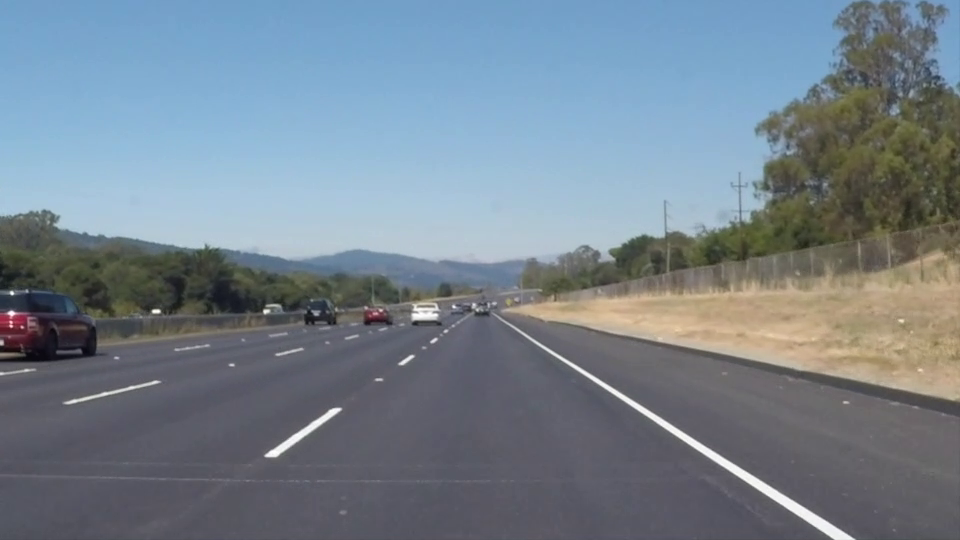
#> input picture frame 22 of solidWhiteRight.mp4, 960 x 540 px
$ python lane_detection.py
#> lines starting #> are read from the running program, lines starting #| are printed output that depends on the picture; after the words box and inside, x2 and y2 are one past the last pixel; in counts of white or black regions, pixels touching at a corner belong together
import cv2
import numpy as np

def region_of_interest(img, vertices):
    mask = np.zeros_like(img)
    cv2.fillPoly(mask, vertices, 255)
    masked = cv2.bitwise_and(img, mask)
    return masked

def draw_lines(img, lines):
    for line in lines:
        x1, y1, x2, y2 = line[0]
        cv2.line(img, (x1, y1), (x2, y2), (0,255,0), 5)

cap = cv2.VideoCapture("solidWhiteRight.mp4")

while cap.isOpened():
    ret, frame = cap.read()
#> frame is the input picture: shape (540, 960, 3); mean B, G, R 141.9, 130.7, 117.7
    if not ret:
        break

    gray = cv2.cvtColor(frame, cv2.COLOR_BGR2GRAY)
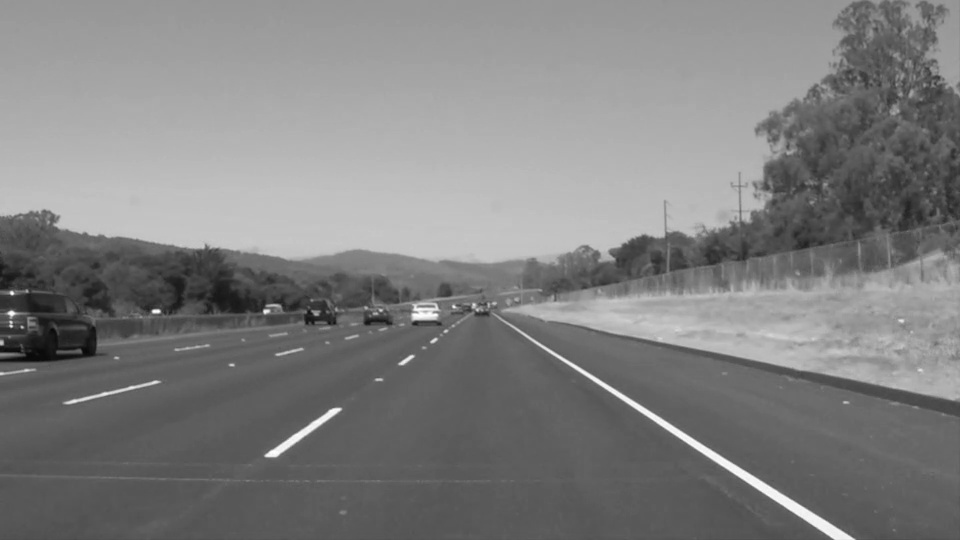
#> gray: shape (540, 960); min 6, max 255, mean 128
    blur = cv2.GaussianBlur(gray, (5, 5), 0)
    edges = cv2.Canny(blur, 50, 150)
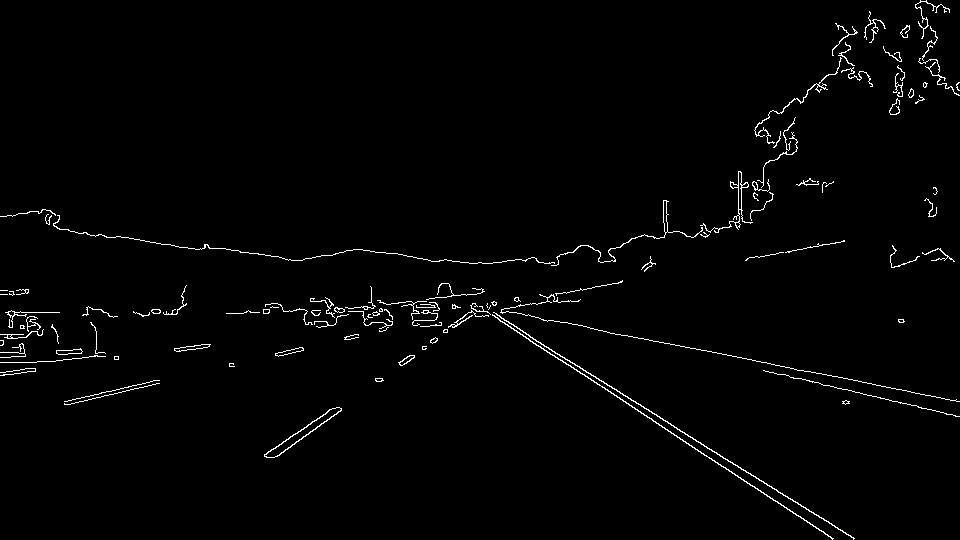
#> edges: shape (540, 960); 1.6% white in thin lines or dots

    height = frame.shape[0]
#> height = 540
    width = frame.shape[1]
#> width = 960
    roi_vertices = [(0, height), (width/2, height/2), (width, height)]
#> roi_vertices = [(0, 540), (480, 270), (960, 540)]
    cropped = region_of_interest(edges, np.array([roi_vertices], np.int32))
#> in region_of_interest, `cv2.fillPoly(mask, vertices, 255)`:
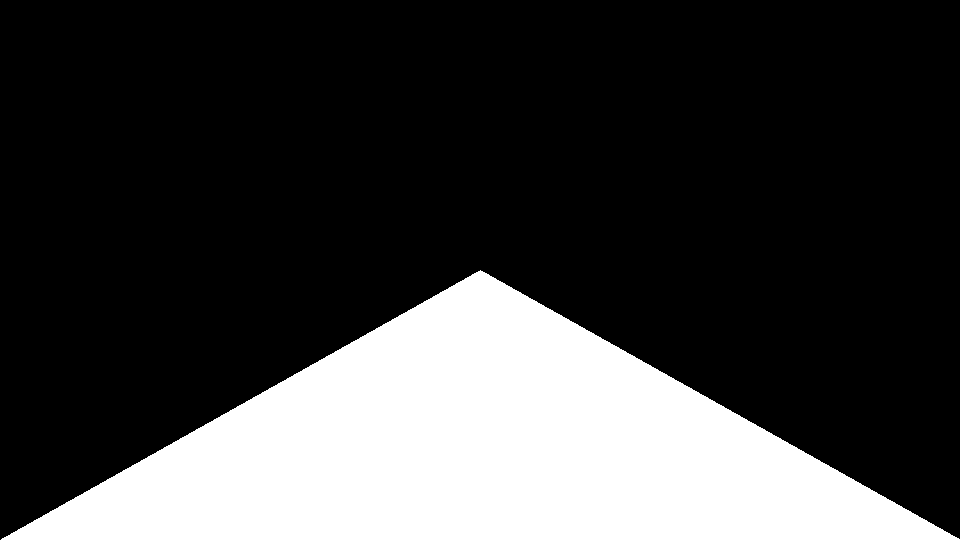
#> mask: shape (540, 960); 25% white; 1 white region, box (x1, y1, x2, y2) and area: (1, 270, 960, 540) 129810
#> in region_of_interest, `masked = cv2.bitwise_and(img, mask)`:
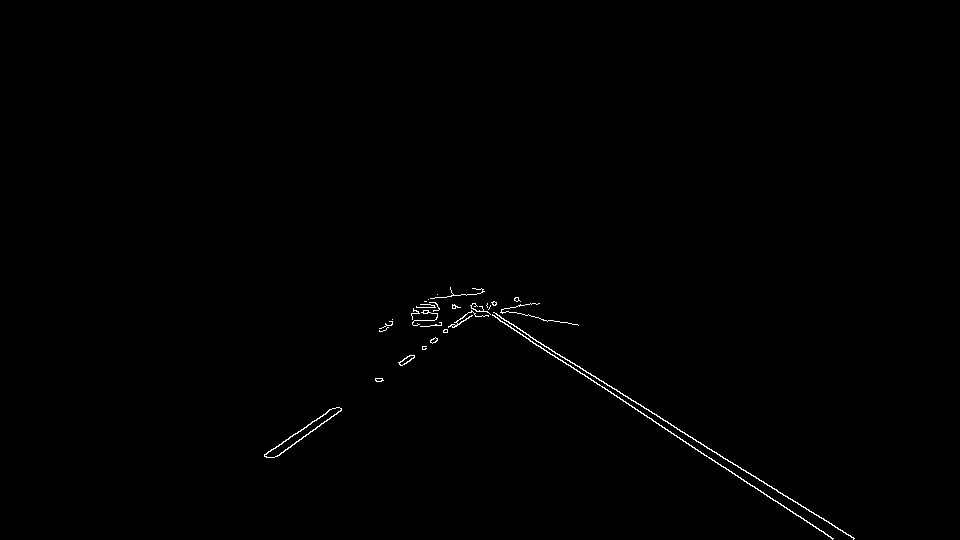
#> masked: shape (540, 960); 0.42% white in thin lines or dots, all inside (x1, y1, x2, y2) = (264, 287, 855, 540)

    lines = cv2.HoughLinesP(cropped, 1, np.pi/180, 50, maxLineGap=100)
#> lines = [[462, 294, 853, 538], [450, 288, 823, 531], [450, 289, 833, 538], [277, 456, 487, 304], [264, 454, 476, 311], [474, 303, 655, 421], [274, 457, 476, 310], [264, 456, 474, 309], [465, 294, 519, 328]]
    if lines is not None:
        draw_lines(frame, lines)
#> the loop in draw_lines, `for line in lines:` made 9 passes

    cv2.imshow("Lane Detection", frame)
    if cv2.waitKey(25) & 0xFF == ord('q'):
#> (key q is pressed here)
        break

cap.release()
cv2.destroyAllWindows()

$ run again, starting later in the video
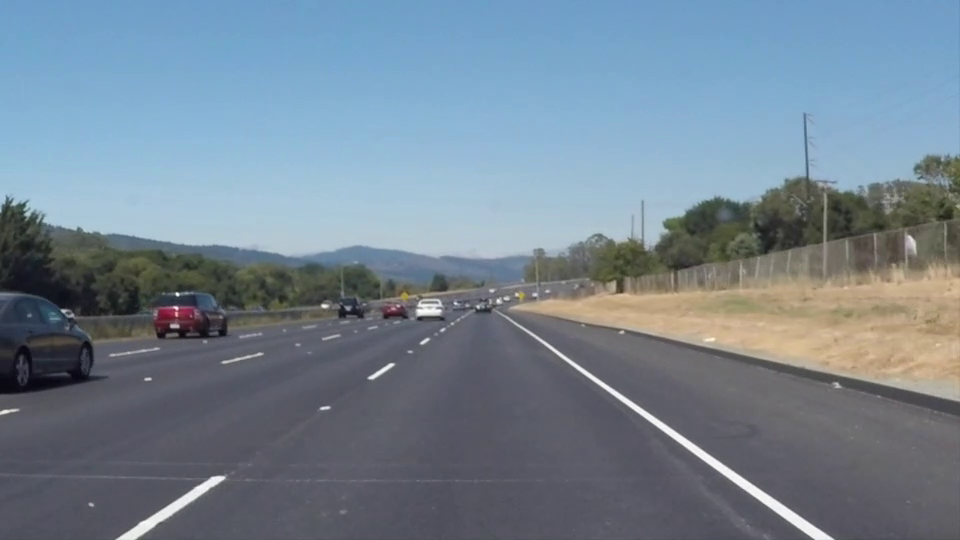
#> input picture frame 99 of solidWhiteRight.mp4, 960 x 540 px
#> frame is the input picture: shape (540, 960, 3); mean B, G, R 146, 132.3, 116.7
#> `edges = cv2.Canny(blur, 50, 150)`:
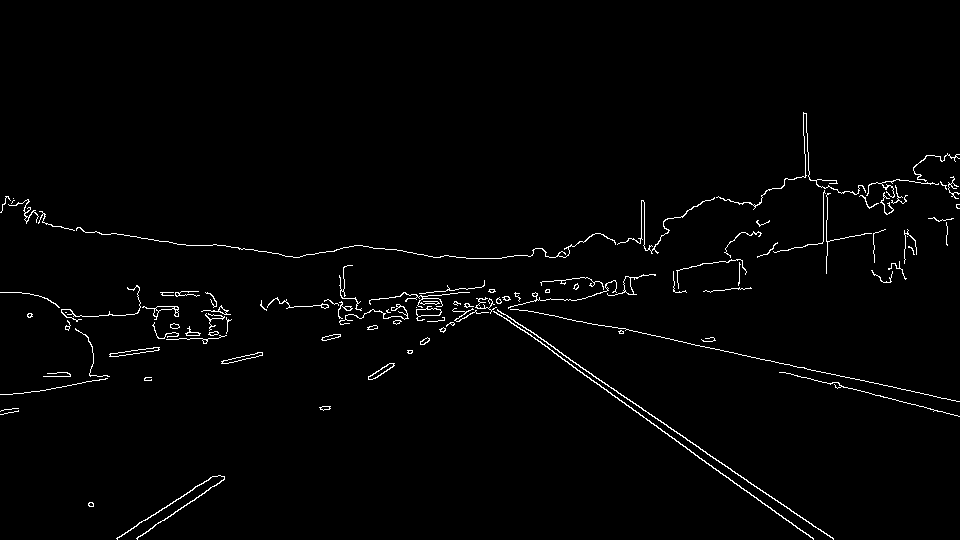
#> edges: shape (540, 960); 1.6% white in thin lines or dots, all inside (x1, y1, x2, y2) = (0, 112, 960, 540)
#> mask: shape (540, 960); 25% white; 1 white region, box (x1, y1, x2, y2) and area: (1, 270, 960, 540) 129810
#> masked: shape (540, 960); 0.45% white in thin lines or dots, all inside (x1, y1, x2, y2) = (88, 280, 834, 540)
#> lines = 15 rows, first 6: [480, 298, 803, 532], [463, 288, 833, 538], [327, 409, 490, 299], [116, 538, 212, 476], [460, 288, 547, 347], [137, 538, 493, 289]
#> the loop in draw_lines, `for line in lines:` made 15 passes
#> after the loop in draw_lines, `for line in lines:`:
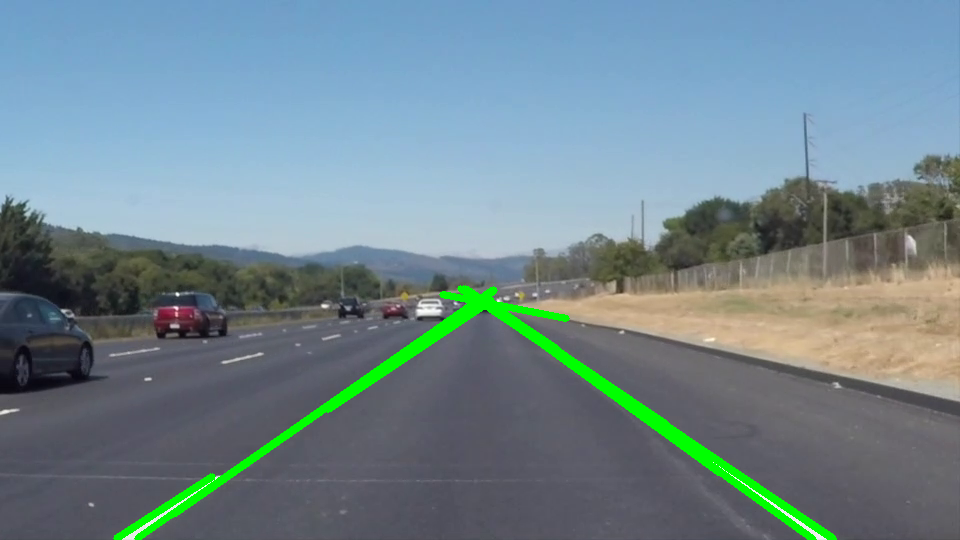
#> img: shape (540, 960, 3); mean B, G, R 142.7, 135, 113.6

$ run again, starting later in the video
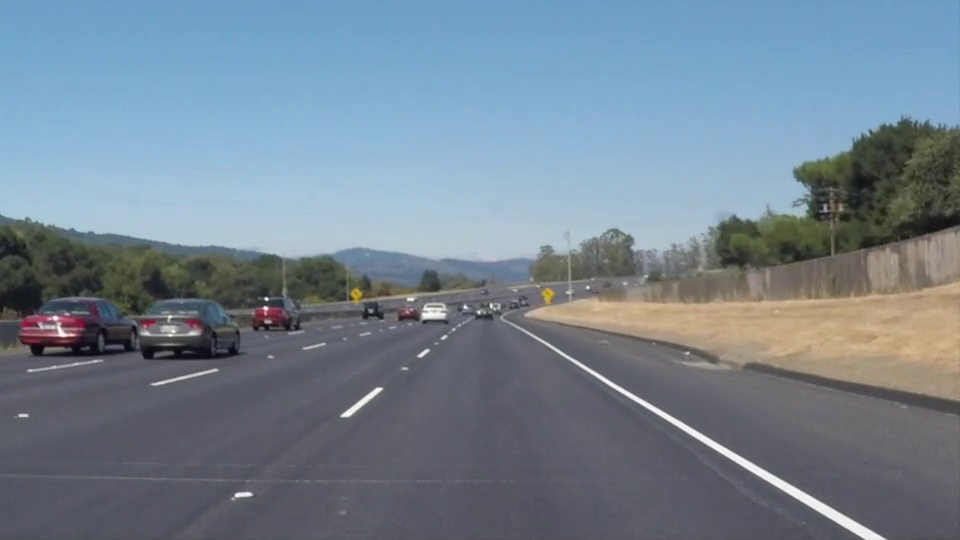
#> input picture frame 176 of solidWhiteRight.mp4, 960 x 540 px
#> frame is the input picture: shape (540, 960, 3); mean B, G, R 145.2, 131.6, 116.5
#> `edges = cv2.Canny(blur, 50, 150)`:
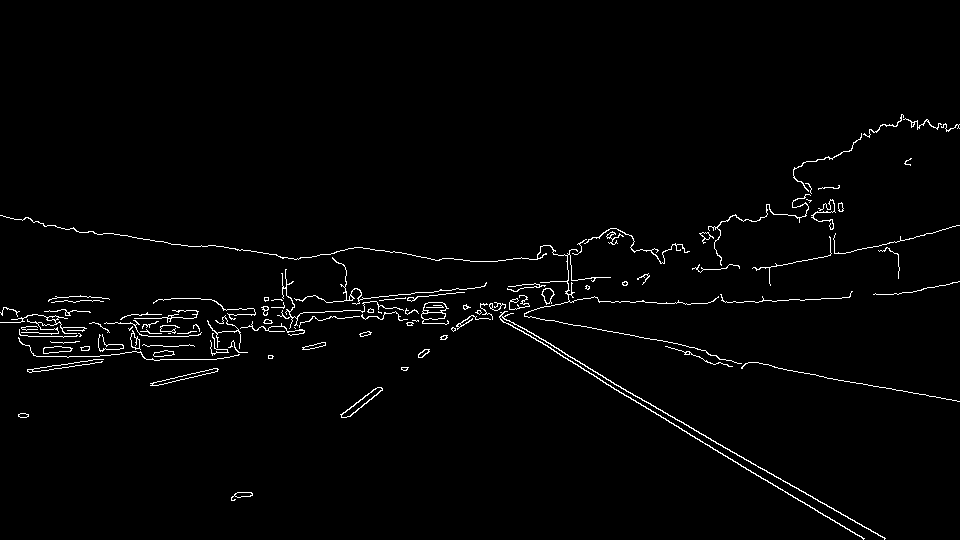
#> edges: shape (540, 960); 1.8% white in thin lines or dots, all inside (x1, y1, x2, y2) = (0, 114, 960, 540)
#> mask: shape (540, 960); 25% white; 1 white region, box (x1, y1, x2, y2) and area: (1, 270, 960, 540) 129810
#> masked: shape (540, 960); 0.43% white in thin lines or dots, all inside (x1, y1, x2, y2) = (231, 282, 886, 540)
#> lines = [[449, 290, 863, 538], [452, 289, 884, 538], [451, 290, 864, 538], [456, 292, 818, 501], [454, 289, 584, 364], [252, 495, 507, 289], [341, 414, 487, 304], [442, 302, 577, 325], [520, 330, 580, 366], [340, 414, 507, 288]]
#> the loop in draw_lines, `for line in lines:` made 10 passes
#> after the loop in draw_lines, `for line in lines:`:
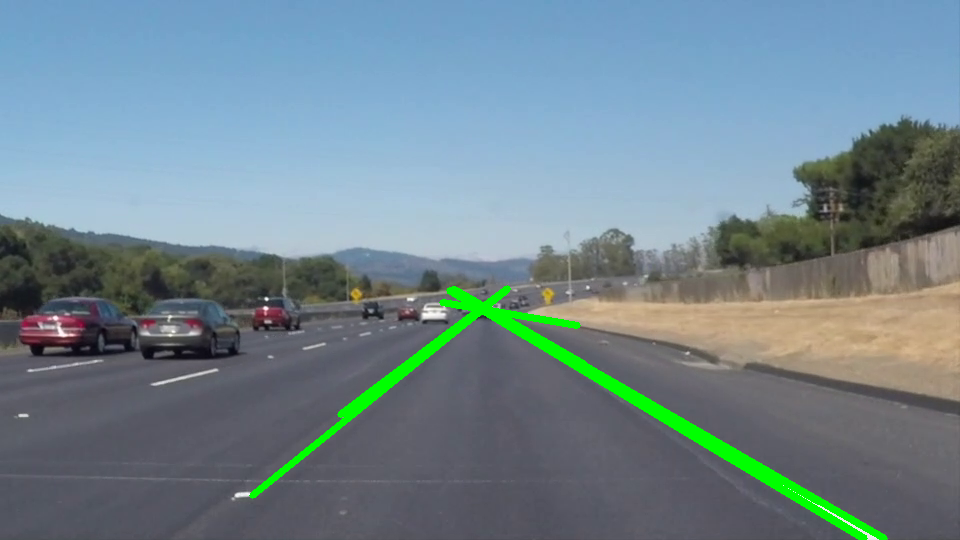
#> img: shape (540, 960, 3); mean B, G, R 142.3, 134, 113.7
